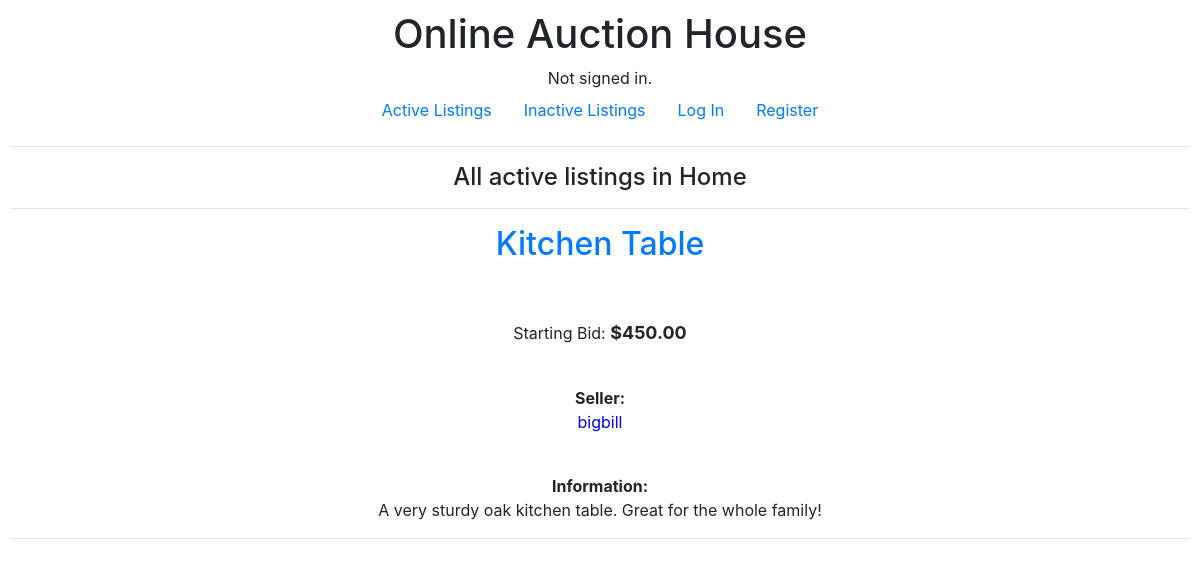
The app's page /listing/Home with its own data.
### auctions/models.py (models this page shows, shortened)
class AuctionListing(models.Model):
    user = models.ForeignKey(User, on_delete = models.CASCADE, related_name = "seller")
    title = models.CharField(max_length = 64)
    description = models.TextField()
    start_bid = models.IntegerField()
    image = models.URLField(blank = True)
    category = models.CharField(blank = True, max_length = 64)
    active = models.BooleanField(blank = False, default = True)
    winner = models.ForeignKey(User, blank = True, on_delete = models.CASCADE, related_name = "buyer", null = True)

class User(AbstractUser):
    pass

### auctions/views.py (the view)
# urls.py: path("listing/<str:category>", views.category_listings, name="category_listings")
def category_listings(request, category):
    listings = AuctionListing.objects.filter(category=category)
    return render(request, "auctions/category_listings.html", {
        "listings": listings,
        "category": category,
    })

### auctions/templates/auctions/category_listings.html (shortened to what this page needs)
{% extends "auctions/layout.html" %}
{% block body %}
    <h4>All active listings in {{ category }}</h4>
    <hr>
    {% for listing in listings %}
        {% if listing.active %}
        <h2><a href="{% url 'listing' listing.id %}">{{ listing.title }}</a></h2>
        {% if listing.image %}
            <div><img style = "width: 30vw;" src = "{{ listing.image }}" alt=""></div>
        {% endif %}
        <br>
         <p>Starting Bid: <span style = "font-weight:bold; font-size:large">${{listing.start_bid}}.00</span></p>
        <br>
        <div><strong>Seller:</strong> <p style="color:blue;">{{ listing.user }}</p></div>
        <br>
        <div><strong>Information:</strong> <p>{{listing.description}}</p></div>
        <hr>
        {% endif %}
    {% endfor %}
{% endblock %}

### auctions/static/auctions/styles.css (style rules this page uses)
body { padding: 10px; }

### records on screen
AuctionListing: title "Kitchen Table", start_bid "450", user "bigbill", description "A very sturdy oak kitchen table. Great for the whole family!"

### other values on screen
{{ category }} "Home"
